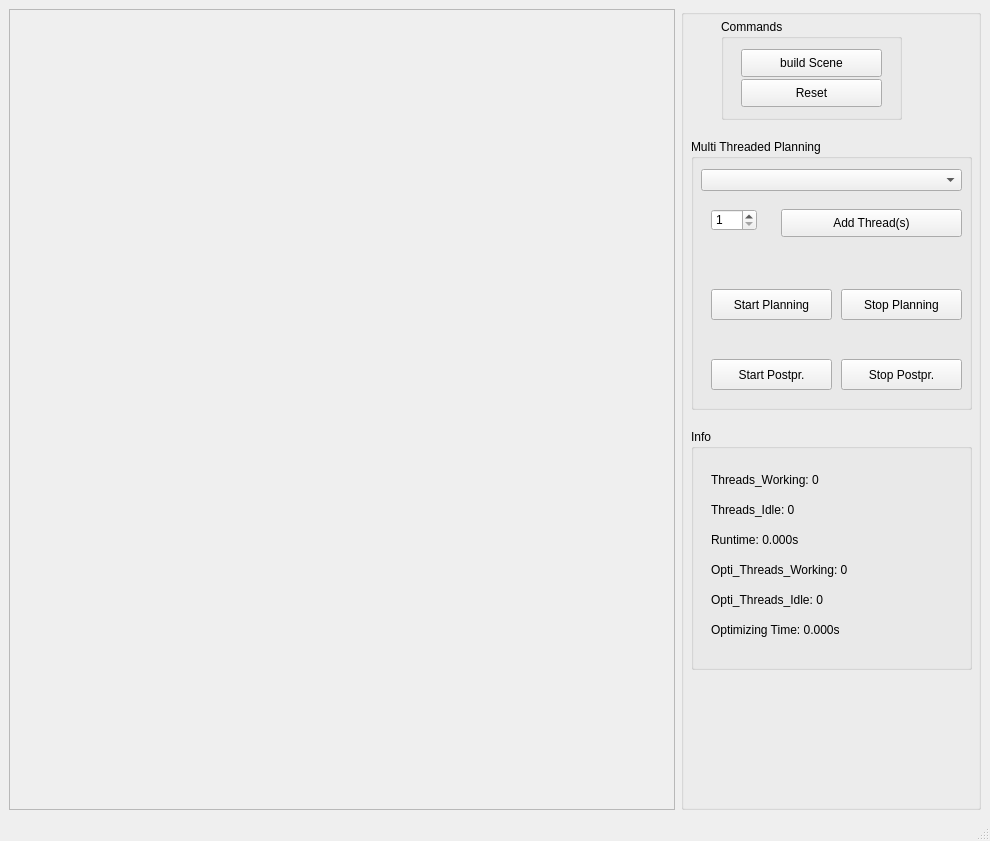
<?xml version="1.0" encoding="UTF-8"?>
<ui version="4.0">
 <class>MainWindowMTPlanning</class>
 <widget class="QMainWindow" name="MainWindowMTPlanning">
  <property name="geometry">
   <rect>
    <x>0</x>
    <y>0</y>
    <width>990</width>
    <height>841</height>
   </rect>
  </property>
  <property name="windowTitle">
   <string>Multi Threaded Planning</string>
  </property>
  <widget class="QWidget" name="centralwidget">
   <layout class="QGridLayout" name="gridLayout">
    <item row="0" column="0">
     <widget class="QFrame" name="frameViewer">
      <property name="frameShape">
       <enum>QFrame::StyledPanel</enum>
      </property>
      <property name="frameShadow">
       <enum>QFrame::Raised</enum>
      </property>
     </widget>
    </item>
    <item row="0" column="1">
     <widget class="QGroupBox" name="groupBox">
      <property name="maximumSize">
       <size>
        <width>300</width>
        <height>16777215</height>
       </size>
      </property>
      <property name="title">
       <string/>
      </property>
      <widget class="QGroupBox" name="groupBox_3">
       <property name="geometry">
        <rect>
         <x>40</x>
         <y>10</y>
         <width>181</width>
         <height>101</height>
        </rect>
       </property>
       <property name="title">
        <string>Commands</string>
       </property>
       <widget class="QPushButton" name="pushButtonBuild">
        <property name="geometry">
         <rect>
          <x>20</x>
          <y>30</y>
          <width>141</width>
          <height>28</height>
         </rect>
        </property>
        <property name="text">
         <string>build Scene</string>
        </property>
       </widget>
       <widget class="QPushButton" name="pushButtonReset">
        <property name="geometry">
         <rect>
          <x>20</x>
          <y>60</y>
          <width>141</width>
          <height>28</height>
         </rect>
        </property>
        <property name="text">
         <string>Reset</string>
        </property>
       </widget>
      </widget>
      <widget class="QGroupBox" name="groupBox_4">
       <property name="geometry">
        <rect>
         <x>10</x>
         <y>130</y>
         <width>281</width>
         <height>271</height>
        </rect>
       </property>
       <property name="title">
        <string>Multi Threaded Planning</string>
       </property>
       <widget class="QComboBox" name="comboBoxColChecking">
        <property name="geometry">
         <rect>
          <x>10</x>
          <y>30</y>
          <width>261</width>
          <height>22</height>
         </rect>
        </property>
       </widget>
       <widget class="QSpinBox" name="spinBoxThreads">
        <property name="geometry">
         <rect>
          <x>20</x>
          <y>70</y>
          <width>46</width>
          <height>22</height>
         </rect>
        </property>
        <property name="minimum">
         <number>1</number>
        </property>
        <property name="maximum">
         <number>10</number>
        </property>
        <property name="value">
         <number>1</number>
        </property>
       </widget>
       <widget class="QPushButton" name="pushButtonAdd">
        <property name="geometry">
         <rect>
          <x>90</x>
          <y>70</y>
          <width>181</width>
          <height>28</height>
         </rect>
        </property>
        <property name="text">
         <string>Add Thread(s)</string>
        </property>
       </widget>
       <widget class="QPushButton" name="pushButtonPlanning">
        <property name="geometry">
         <rect>
          <x>20</x>
          <y>150</y>
          <width>121</width>
          <height>31</height>
         </rect>
        </property>
        <property name="text">
         <string>Start Planning</string>
        </property>
       </widget>
       <widget class="QPushButton" name="pushButtonPost">
        <property name="geometry">
         <rect>
          <x>20</x>
          <y>220</y>
          <width>121</width>
          <height>31</height>
         </rect>
        </property>
        <property name="text">
         <string>Start Postpr.</string>
        </property>
       </widget>
       <widget class="QPushButton" name="pushButtonPlanningStop">
        <property name="geometry">
         <rect>
          <x>150</x>
          <y>150</y>
          <width>121</width>
          <height>31</height>
         </rect>
        </property>
        <property name="text">
         <string>Stop Planning</string>
        </property>
       </widget>
       <widget class="QPushButton" name="pushButtonPostStop">
        <property name="geometry">
         <rect>
          <x>150</x>
          <y>220</y>
          <width>121</width>
          <height>31</height>
         </rect>
        </property>
        <property name="text">
         <string>Stop Postpr.</string>
        </property>
       </widget>
      </widget>
      <widget class="QGroupBox" name="groupBox_2">
       <property name="geometry">
        <rect>
         <x>10</x>
         <y>420</y>
         <width>281</width>
         <height>241</height>
        </rect>
       </property>
       <property name="title">
        <string>Info</string>
       </property>
       <widget class="QLabel" name="labelThreads">
        <property name="geometry">
         <rect>
          <x>20</x>
          <y>40</y>
          <width>251</width>
          <height>21</height>
         </rect>
        </property>
        <property name="text">
         <string>Threads_Working: 0</string>
        </property>
       </widget>
       <widget class="QLabel" name="labelThreadsIdle">
        <property name="geometry">
         <rect>
          <x>20</x>
          <y>70</y>
          <width>251</width>
          <height>21</height>
         </rect>
        </property>
        <property name="text">
         <string>Threads_Idle: 0</string>
        </property>
       </widget>
       <widget class="QLabel" name="labelRuntime">
        <property name="geometry">
         <rect>
          <x>20</x>
          <y>100</y>
          <width>251</width>
          <height>21</height>
         </rect>
        </property>
        <property name="text">
         <string>Runtime: 0.000s</string>
        </property>
       </widget>
       <widget class="QLabel" name="labelOptiWork">
        <property name="geometry">
         <rect>
          <x>20</x>
          <y>130</y>
          <width>251</width>
          <height>21</height>
         </rect>
        </property>
        <property name="text">
         <string>Opti_Threads_Working: 0</string>
        </property>
       </widget>
       <widget class="QLabel" name="labelOptiIdle">
        <property name="geometry">
         <rect>
          <x>20</x>
          <y>160</y>
          <width>251</width>
          <height>21</height>
         </rect>
        </property>
        <property name="text">
         <string>Opti_Threads_Idle: 0</string>
        </property>
       </widget>
       <widget class="QLabel" name="labelOptiTime">
        <property name="geometry">
         <rect>
          <x>20</x>
          <y>190</y>
          <width>251</width>
          <height>21</height>
         </rect>
        </property>
        <property name="text">
         <string>Optimizing Time: 0.000s</string>
        </property>
       </widget>
      </widget>
     </widget>
    </item>
   </layout>
  </widget>
  <widget class="QMenuBar" name="menubar">
   <property name="geometry">
    <rect>
     <x>0</x>
     <y>0</y>
     <width>990</width>
     <height>26</height>
    </rect>
   </property>
  </widget>
  <widget class="QStatusBar" name="statusbar"/>
 </widget>
 <resources/>
 <connections/>
</ui>
